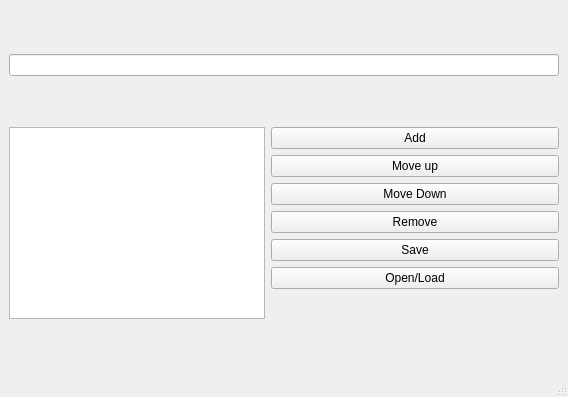
<?xml version="1.0" encoding="UTF-8"?>
<ui version="4.0">
 <class>MainWindow</class>
 <widget class="QMainWindow" name="MainWindow">
  <property name="geometry">
   <rect>
    <x>0</x>
    <y>0</y>
    <width>568</width>
    <height>397</height>
   </rect>
  </property>
  <property name="windowTitle">
   <string>MainWindow</string>
  </property>
  <widget class="QWidget" name="centralwidget">
   <layout class="QGridLayout" name="gridLayout">
    <item row="0" column="0">
     <layout class="QFormLayout" name="formLayout">
      <item row="0" column="0" colspan="2">
       <widget class="QLineEdit" name="lineEdit"/>
      </item>
      <item row="1" column="0">
       <widget class="QListWidget" name="listWidget"/>
      </item>
      <item row="1" column="1">
       <layout class="QVBoxLayout" name="verticalLayout">
        <item>
         <widget class="QPushButton" name="Add">
          <property name="text">
           <string>Add</string>
          </property>
         </widget>
        </item>
        <item>
         <widget class="QPushButton" name="pushButton_Up">
          <property name="text">
           <string>Move up</string>
          </property>
         </widget>
        </item>
        <item>
         <widget class="QPushButton" name="pushButtonDown">
          <property name="text">
           <string>Move Down</string>
          </property>
         </widget>
        </item>
        <item>
         <widget class="QPushButton" name="Remove">
          <property name="text">
           <string>Remove</string>
          </property>
         </widget>
        </item>
        <item>
         <widget class="QPushButton" name="Save">
          <property name="text">
           <string>Save</string>
          </property>
         </widget>
        </item>
        <item>
         <widget class="QPushButton" name="OpenLoad">
          <property name="text">
           <string>Open/Load</string>
          </property>
         </widget>
        </item>
       </layout>
      </item>
     </layout>
    </item>
   </layout>
  </widget>
  <widget class="QMenuBar" name="menubar">
   <property name="geometry">
    <rect>
     <x>0</x>
     <y>0</y>
     <width>568</width>
     <height>21</height>
    </rect>
   </property>
  </widget>
  <widget class="QStatusBar" name="statusbar"/>
 </widget>
 <resources/>
 <connections/>
</ui>
